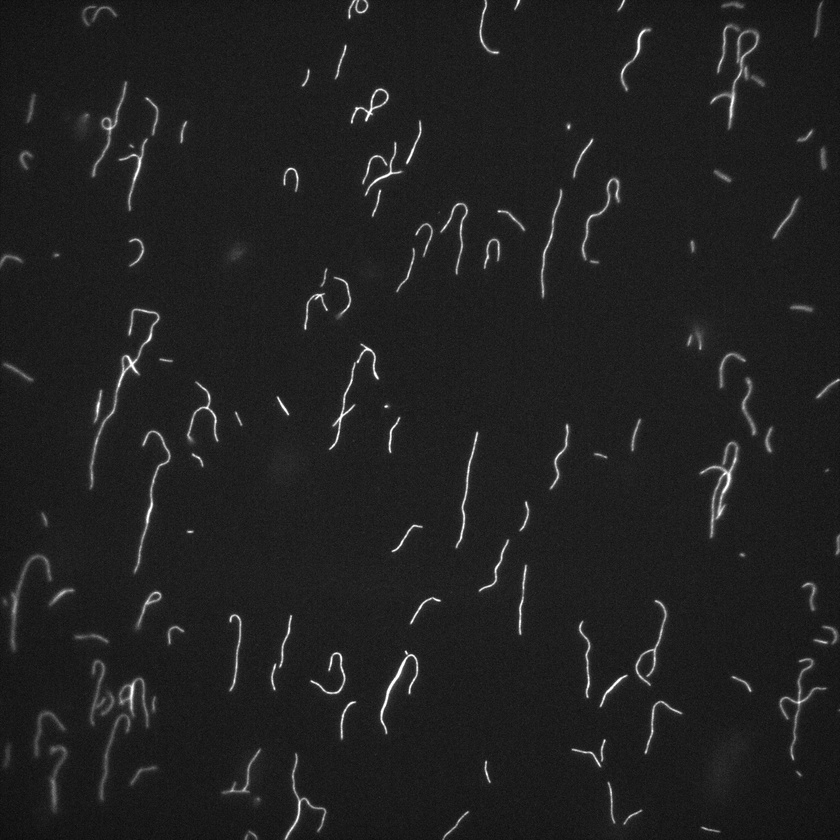
#> input picture sample_video1_gray_0100.jpg, 840 x 840 px, shrunk from 2048 x 2048 before the run, found by its file name
$ python thresh_binary_inv.py
#> lines starting #> are read from the running program, lines starting #| are printed output that depends on the picture
import cv2

img=cv2.imread('../../sample/frame/sample_video1_gray_0100.jpg',cv2.IMREAD_GRAYSCALE)
#> img is the input picture: shape (840, 840); min 8, max 255, mean 32.8
th,dst=cv2.threshold(img,115,255,cv2.THRESH_BINARY_INV)
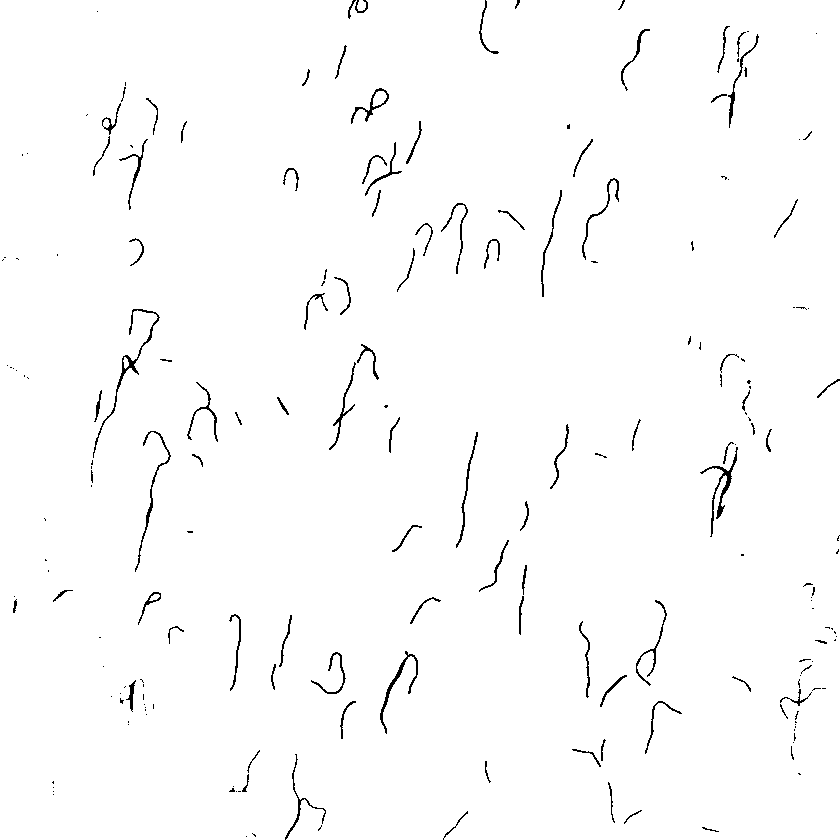
#> dst: shape (840, 840); 98.5% white; black in thin lines or dots
#cv2.threshold(src,thresh,maxValue,thresholoType)
#src：インプットの画像（白黒）
#thresh：閾値となる値
#maxValue：閾値条件を満たした場合の値
#thresholdType：閾値処理のタイプ

cv2.imshow("threshold_inv.jpg",dst)

k=cv2.waitKey()
#> (key q is pressed here)
if k==ord('q'):
    cv2.destroyAllWindows()
elif k==ord('s'):
    cv2.imwrite('../../sample/frame/frame_practice/thresholo_inv.jpg',dst)
    cv2.destroyAllWindows()
